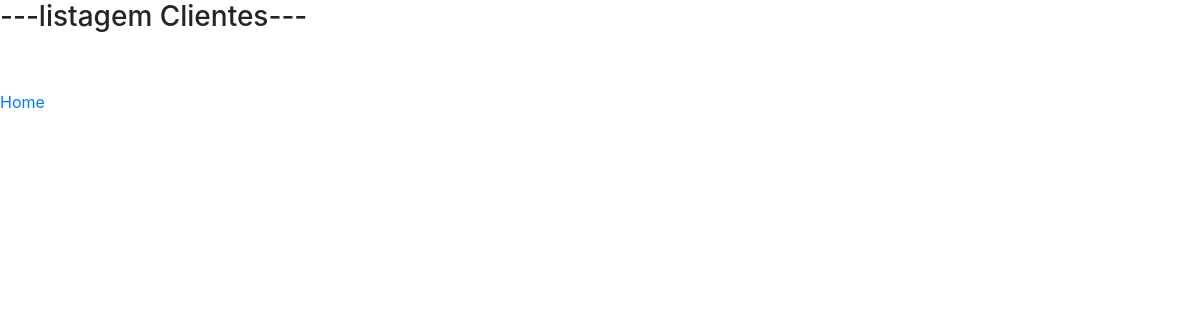
/listagem_clientes/ (signed in), run on an earlier commit of the app's database.
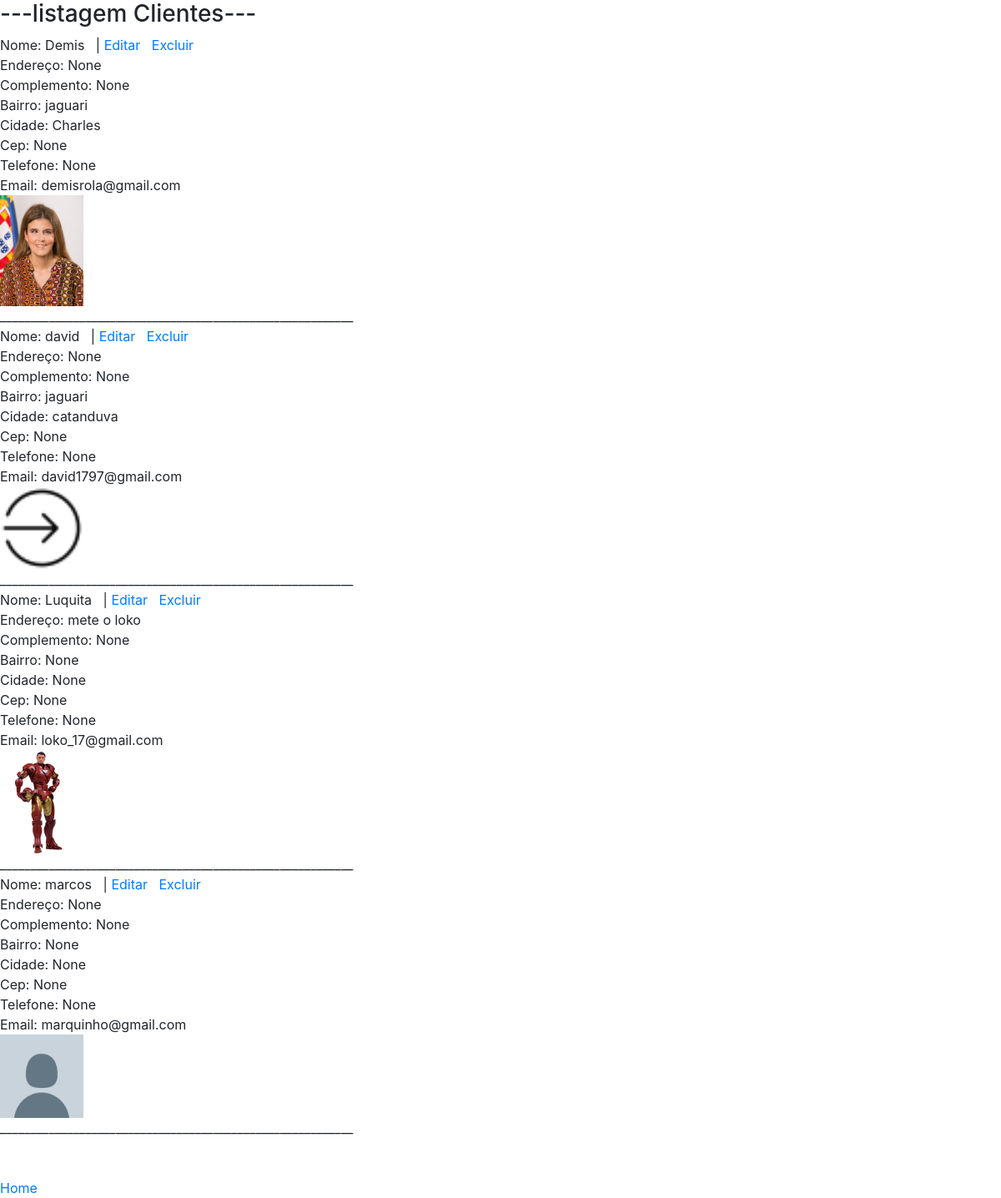
And on a later commit of the database.
### core/models.py (models this page shows, shortened)
class Cliente(models.Model):
    nome = models.CharField(max_length=100)
    endereco = models.CharField(max_length=100, blank=True, null=True)
    complemento = models.CharField(max_length=100, blank=True, null=True)
    bairro = models.CharField(max_length=50, blank=True, null=True)
    cidade = models.CharField(max_length=100, blank=True, null=True)
    cep = models.CharField(max_length=10, blank=True, null=True)
    email = models.CharField(max_length=100)
    telefone = models.CharField(max_length=30, blank=True, null=True)
    foto = models.ImageField(upload_to='fotos_cliente', blank=True, null=True)
    class Meta:
        verbose_name_plural = 'Clientes'

### core/views.py (the view)
# urls.py: path('listagem_clientes/', listagem_clientes, name='url_listagem_clientes'),
@login_required
def listagem_clientes(request):
    clientes = Cliente.objects.all()
    contexto = {'clientes': clientes}
    return render(request, "core/listagem_clientes.html", contexto)

### core/Templates/core/listagem_clientes.html (shortened to what this page needs)
{% extends 'base.html' %}
{% load static %}
{% block main %}
    <h3>---listagem Clientes---</h3>
    {% for cliente in clientes %}
        Nome: {{cliente.nome}}  &nbsp; |<a href="{% url 'url_atualiza_cliente' cliente.id  %}"> Editar </a>  &nbsp;
                                        <a href="{% url 'url_exclui_cliente' cliente.id  %}"> Excluir </a> <br>
        Endereço: {{cliente.endereco}} <br>
        Complemento: {{cliente.complemento}} <br>
        Bairro: {{cliente.bairro}} <br>
        Cidade: {{cliente.cidade}} <br>
        Cep: {{cliente.cep}} <br>
        Telefone: {{cliente.telefone}} <br>
        Email: {{cliente.email}} <br>
        {% if cliente.foto %}
            <img src="{{ cliente.foto.url }}" width= "100"> <br>
        {% else %}
            <img src="{% static 'img/ge.png' %}" width= "100"> <br>
        {% endif %}
    __________________________________________________________<br>
    {% endfor %}
<br><br>
    <a href="/">Home</a>
{% endblock %}

What changed in the data, as far as the page shows it:
added Cliente: nome "Demis", endereco "None", complemento "None", bairro "jaguari", cidade "Charles", cep "None", telefone "None", email "demisrola@gmail.com", foto (picture)
added Cliente: nome "david", endereco "None", complemento "None", bairro "jaguari", cidade "catanduva", cep "None", telefone "None", email "david1797@gmail.com", foto (picture)
added Cliente: nome "Luquita", endereco "mete o loko", complemento "None", bairro "None", cidade "None", cep "None", telefone "None", email "loko_17@gmail.com", foto (picture)
added Cliente: nome "marcos", endereco "None", complemento "None", bairro "None", cidade "None", cep "None", telefone "None", email "marquinho@gmail.com"
